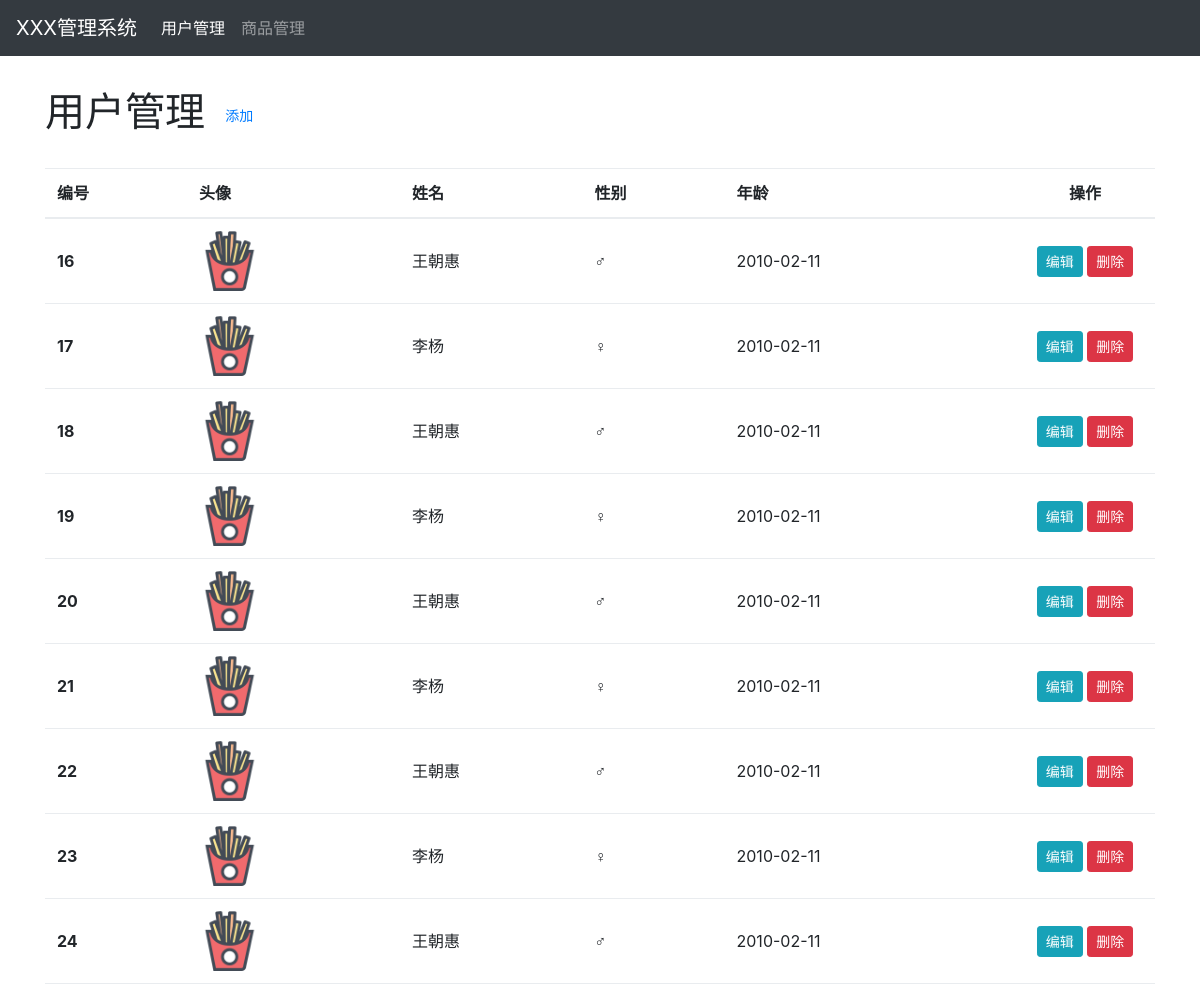
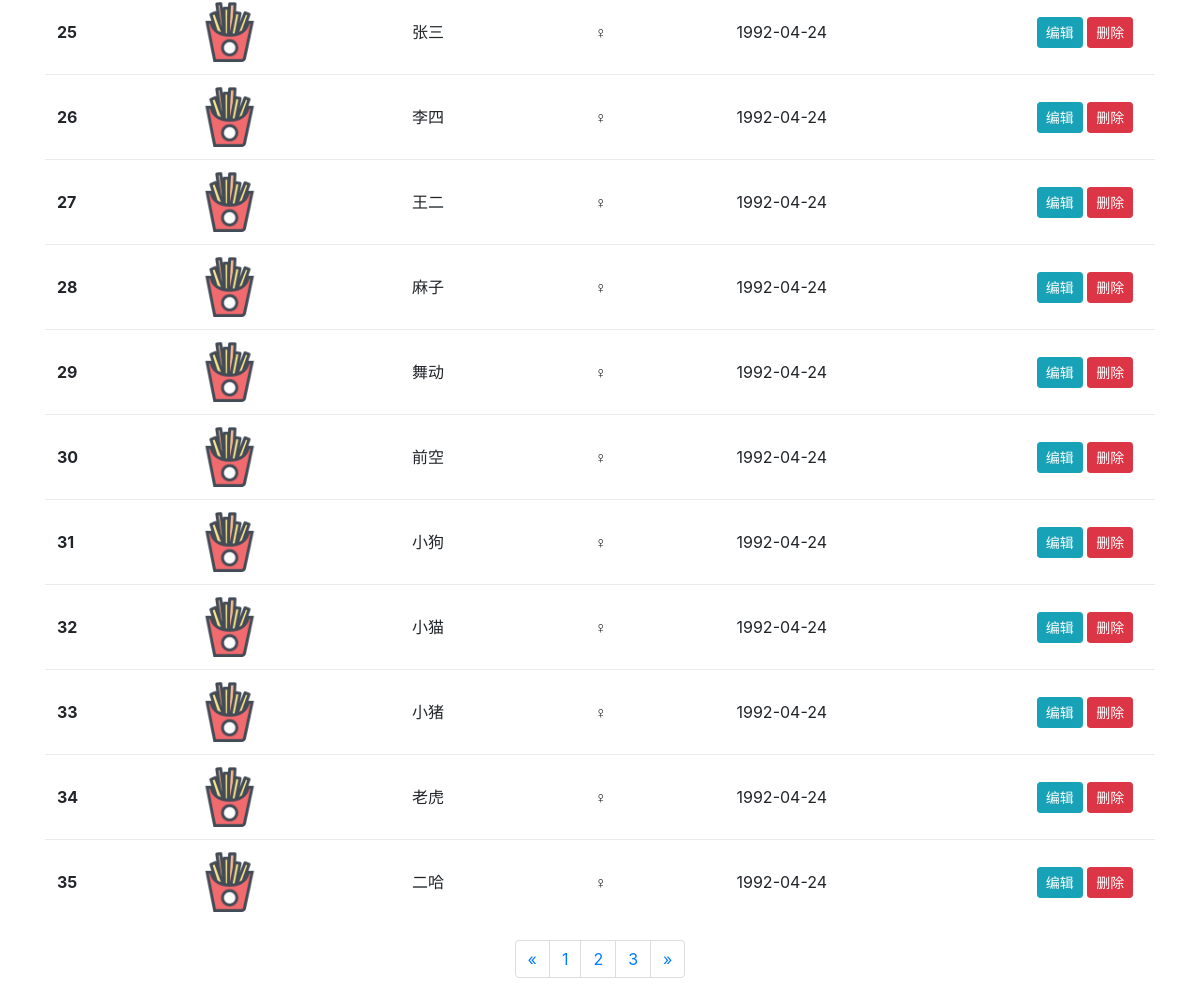
The page / on the database its author committed (2 pictures, top to bottom).
### tables this page shows
CREATE TABLE `users` (
  `id` int(11) NOT NULL AUTO_INCREMENT,
  `name` varchar(50) DEFAULT NULL,
  `gender` tinyint(4) DEFAULT NULL,
  `birthday` date DEFAULT NULL,
  `avatar` varchar(255) DEFAULT NULL,
  PRIMARY KEY (`id`)
);

### index.php (the view, shortened to what this page needs)
<?php
$link = mysqli_connect(HOST,USER,PASSWORD,DB);
mysqli_set_charset($link,'UTF8');
$query = mysqli_query($link,'select * from users');
?>
<!DOCTYPE html>
<html lang="en">
<head>
    <link rel="stylesheet" href="assets/css/bootstrap.css">
    <link rel="stylesheet" href="assets/css/style.css">
</head>
<body>
<nav class="navbar navbar-expand navbar-dark bg-dark fixed-top">
    <a class="navbar-brand" href="#">XXX管理系统</a>
    <ul class="navbar-nav mr-auto">
        <li class="nav-item active">
            <a class="nav-link" href="index.html">用户管理</a>
        </li>
        <li class="nav-item">
            <a class="nav-link" href="#">商品管理</a>
        </li>
    </ul>
</nav>
<main class="container">
    <h1 class="heading">用户管理 <a class="btn btn-link btn-sm" href="add.php">添加</a></h1>
    <table class="table table-hover">
        <thead>
        <tr>
            <th>编号</th>
            <th>头像</th>
            <th>姓名</th>
            <th>性别</th>
            <th>年龄</th>
            <th class="text-center" width="140">操作</th>
        </tr>
        </thead>
        <tbody>
        <?php while ($item = mysqli_fetch_assoc($query)): ?>
            <tr>
                <th scope="row"><?php echo $item['id'] ?></th>
                <td><img src="<?php echo $item['avatar']; ?>" class="rounded" alt="<?php echo $item['name']; ?>"></td>
                <td><?php echo $item['name']; ?></td>
                <td><?php echo $item['gender'] == 0 ? '♀' : '♂'; ?></td>
                <td><?php echo $item['birthday']; ?></td>
                <td class="text-center">
                    <a class="btn btn-info btn-sm" href="edit.php">编辑</a>
                    <a class="btn btn-danger btn-sm" href="delete.php?id=<?php echo $item['id'] ?>">删除</a>
                </td>
            </tr>
        <?php endwhile ?>
        </tbody>
    </table>
    <ul class="pagination justify-content-center">
        <li class="page-item"><a class="page-link" href="#">&laquo;</a></li>
        <li class="page-item"><a class="page-link" href="#">1</a></li>
        <li class="page-item"><a class="page-link" href="#">2</a></li>
        <li class="page-item"><a class="page-link" href="#">3</a></li>
        <li class="page-item"><a class="page-link" href="#">&raquo;</a></li>
    </ul>
</main>
</body>
</html>

### assets/css/style.css (style rules this page uses)
body { padding-top: 3.5rem; }
main { padding-top: 2rem; }
.heading { margin-bottom: 2rem; font-weight: 300; }
.table th, .table td { vertical-align: middle; }
.table td img { height: 60px; }

### rows shown on the page
users: id "16", avatar (picture), name "王朝惠", birthday "2010-02-11"
users: id "17", avatar (picture), name "李杨", birthday "2010-02-11"
users: id "18", avatar (picture), name "王朝惠", birthday "2010-02-11"
users: id "19", avatar (picture), name "李杨", birthday "2010-02-11"
users: id "20", avatar (picture), name "王朝惠", birthday "2010-02-11"
users: id "21", avatar (picture), name "李杨", birthday "2010-02-11"
users: id "22", avatar (picture), name "王朝惠", birthday "2010-02-11"
users: id "23", avatar (picture), name "李杨", birthday "2010-02-11"
users: id "24", avatar (picture), name "王朝惠", birthday "2010-02-11"
users: id "25", avatar (picture), name "张三", birthday "1992-04-24"
users: id "26", avatar (picture), name "李四", birthday "1992-04-24"
users: id "27", avatar (picture), name "王二", birthday "1992-04-24"
users: id "28", avatar (picture), name "麻子", birthday "1992-04-24"
users: id "29", avatar (picture), name "舞动", birthday "1992-04-24"
users: id "30", avatar (picture), name "前空", birthday "1992-04-24"
users: id "31", avatar (picture), name "小狗", birthday "1992-04-24"
users: id "32", avatar (picture), name "小猫", birthday "1992-04-24"
users: id "33", avatar (picture), name "小猪", birthday "1992-04-24"
users: id "34", avatar (picture), name "老虎", birthday "1992-04-24"
users: id "35", avatar (picture), name "二哈", birthday "1992-04-24"
